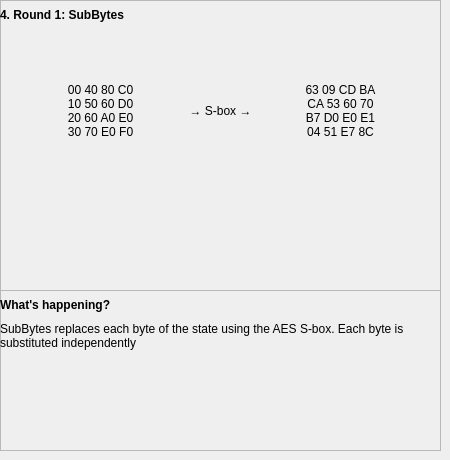
        <widget class="QWidget" name="pg_eaespg4">
         <widget class="QFrame" name="fr_eaeswh4">
          <property name="geometry">
           <rect>
            <x>0</x>
            <y>290</y>
            <width>441</width>
            <height>161</height>
           </rect>
          </property>
          <property name="frameShape">
           <enum>QFrame::StyledPanel</enum>
          </property>
          <property name="frameShadow">
           <enum>QFrame::Raised</enum>
          </property>
          <widget class="QLabel" name="lbl_eaesmn4_ex">
           <property name="geometry">
            <rect>
             <x>0</x>
             <y>30</y>
             <width>441</width>
             <height>31</height>
            </rect>
           </property>
           <property name="text">
            <string>SubBytes replaces each byte of the state using the AES S-box. Each byte is 
substituted independently</string>
           </property>
          </widget>
          <widget class="QLabel" name="lbl_eaesmn4_wh">
           <property name="geometry">
            <rect>
             <x>0</x>
             <y>0</y>
             <width>211</width>
             <height>31</height>
            </rect>
           </property>
           <property name="text">
            <string>&lt;html&gt;&lt;head/&gt;&lt;body&gt;&lt;p&gt;&lt;span style=&quot; font-size:9pt; font-weight:600;&quot;&gt;What's happening?&lt;/span&gt;&lt;/p&gt;&lt;/body&gt;&lt;/html&gt;</string>
           </property>
           <property name="alignment">
            <set>Qt::AlignLeading|Qt::AlignLeft|Qt::AlignVCenter</set>
           </property>
          </widget>
         </widget>
         <widget class="QFrame" name="fr_eaesmn4">
          <property name="geometry">
           <rect>
            <x>0</x>
            <y>0</y>
            <width>441</width>
            <height>291</height>
           </rect>
          </property>
          <property name="frameShape">
           <enum>QFrame::StyledPanel</enum>
          </property>
          <property name="frameShadow">
           <enum>QFrame::Raised</enum>
          </property>
          <widget class="QLabel" name="lbl_eaesmn4_st">
           <property name="geometry">
            <rect>
             <x>0</x>
             <y>80</y>
             <width>201</width>
             <height>61</height>
            </rect>
           </property>
           <property name="text">
            <string>00 40 80 C0
10 50 60 D0
20 60 A0 E0
30 70 E0 F0</string>
           </property>
           <property name="alignment">
            <set>Qt::AlignCenter</set>
           </property>
          </widget>
          <widget class="QLabel" name="lbl_eaesmn4_rsb">
           <property name="geometry">
            <rect>
             <x>0</x>
             <y>0</y>
             <width>221</width>
             <height>31</height>
            </rect>
           </property>
           <property name="text">
            <string>&lt;html&gt;&lt;head/&gt;&lt;body&gt;&lt;p&gt;&lt;span style=&quot; font-size:9pt; font-weight:600;&quot;&gt;4. Round 1: SubBytes&lt;/span&gt;&lt;/p&gt;&lt;/body&gt;&lt;/html&gt;</string>
           </property>
           <property name="alignment">
            <set>Qt::AlignLeading|Qt::AlignLeft|Qt::AlignVCenter</set>
           </property>
          </widget>
          <widget class="QLabel" name="lbl_eaesmn4_nst">
           <property name="geometry">
            <rect>
             <x>240</x>
             <y>80</y>
             <width>201</width>
             <height>61</height>
            </rect>
           </property>
           <property name="text">
            <string>63 09 CD BA
CA 53 60 70
B7 D0 E0 E1
04 51 E7 8C</string>
           </property>
           <property name="alignment">
            <set>Qt::AlignCenter</set>
           </property>
          </widget>
          <widget class="QLabel" name="lbl_eaesmn4_sbx">
           <property name="geometry">
            <rect>
             <x>190</x>
             <y>100</y>
             <width>61</width>
             <height>21</height>
            </rect>
           </property>
           <property name="text">
            <string>→ S-box →</string>
           </property>
           <property name="alignment">
            <set>Qt::AlignCenter</set>
           </property>
          </widget>
         </widget>
        </widget>
